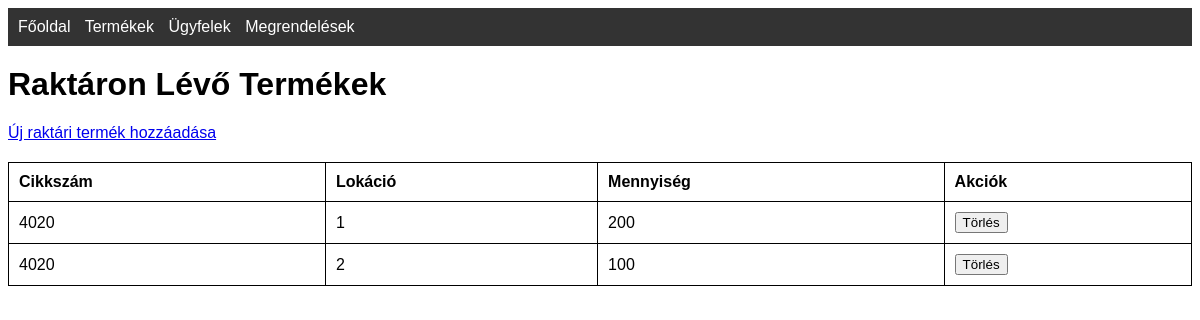
The app's page /stock with its own data.
### tables this page shows
CREATE TABLE stock (
            id INTEGER PRIMARY KEY,
            cikkszam TEXT,
            lokacio TEXT,
            mennyiseg INTEGER,
            FOREIGN KEY (cikkszam) REFERENCES products(cikkszam) ON DELETE CASCADE
        );

CREATE TABLE products (
                    id INTEGER PRIMARY KEY,
                    cikkszam TEXT UNIQUE,
                    nev TEXT,
                    ar REAL,
                    suly REAL,
                    kategoria TEXT);

### app.py (the view)
@app.route('/stock')
def stock():
    conn = get_db_connection()
    stock = conn.execute('''SELECT stock.id, products.cikkszam, stock.lokacio, stock.mennyiseg
                            FROM stock
                            JOIN products ON stock.cikkszam = products.cikkszam''').fetchall()
    conn.close()
    return render_template('stock.html', stock=stock)

### app.py (called while the page is built)
def get_db_connection():
    conn = sqlite3.connect('database.db')
    conn.row_factory = sqlite3.Row
    return conn

### templates/stock.html (shortened to what this page needs)
<!DOCTYPE html>
<html lang="hu">
<head>
    <link rel="stylesheet" href="{{ url_for('static', filename='css/style.css') }}">
</head>
<body>
    <nav>
        <a href="{{ url_for('index') }}">Főoldal</a>
        <a href="{{ url_for('products') }}">Termékek</a>
        <a href="{{ url_for('customers') }}">Ügyfelek</a>
        <a href="{{ url_for('orders') }}">Megrendelések</a>
    </nav>
    <h1>Raktáron Lévő Termékek</h1>
    <a href="{{ url_for('add_stock') }}">Új raktári termék hozzáadása</a>
    <table>
        <thead>
            <tr>
                <th>Cikkszám</th>
                <th>Lokáció</th>
                <th>Mennyiség</th>
                <th>Akciók</th>
            </tr>
        </thead>
        <tbody>
            {% for item in stock %}
            <tr>
                <td>{{ item.cikkszam }}</td>
                <td>{{ item.lokacio }}</td>
                <td>{{ item.mennyiseg }}</td>
                <td>
                    <form action="{{ url_for('delete_stock', stock_id=item.id) }}" method="POST" style="display:inline;">
                        <button type="submit" onclick="return confirm('Biztosan törli a rekordot?');">Törlés</button>
                    </form>
                </td>
            </tr>
            {% endfor %}
        </tbody>
    </table>
</body>
</html>

### static/css/style.css (style rules this page uses)
body { font-family: Arial, sans-serif; }
nav { background-color: #333; padding: 10px; }
nav a { color: white; margin-right: 10px; text-decoration: none; }
table { width: 100%; border-collapse: collapse; margin-top: 20px; }
table, th, td { border: 1px solid black; }
th, td { padding: 10px; text-align: left; }
h1 { margin-top: 20px; }

### records on screen
stock: cikkszam "4020", lokacio "1", mennyiseg "200"
stock: cikkszam "4020", lokacio "2", mennyiseg "100"
